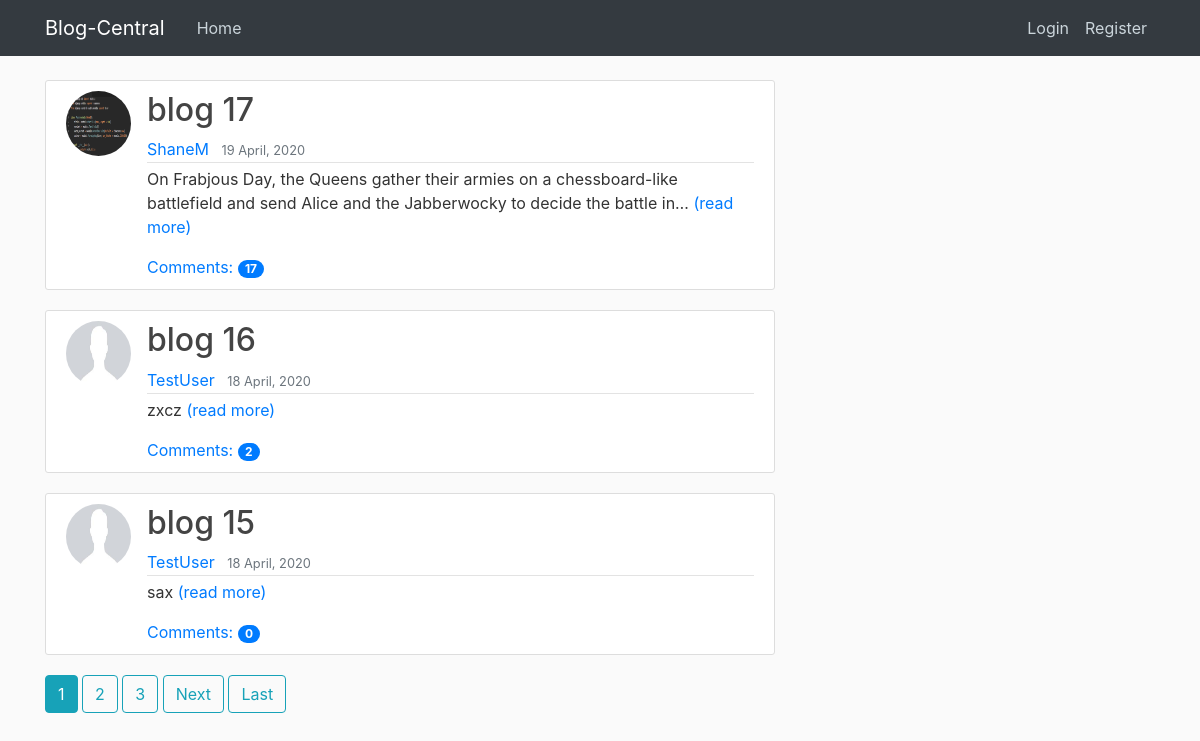
Before: / with the older database file.
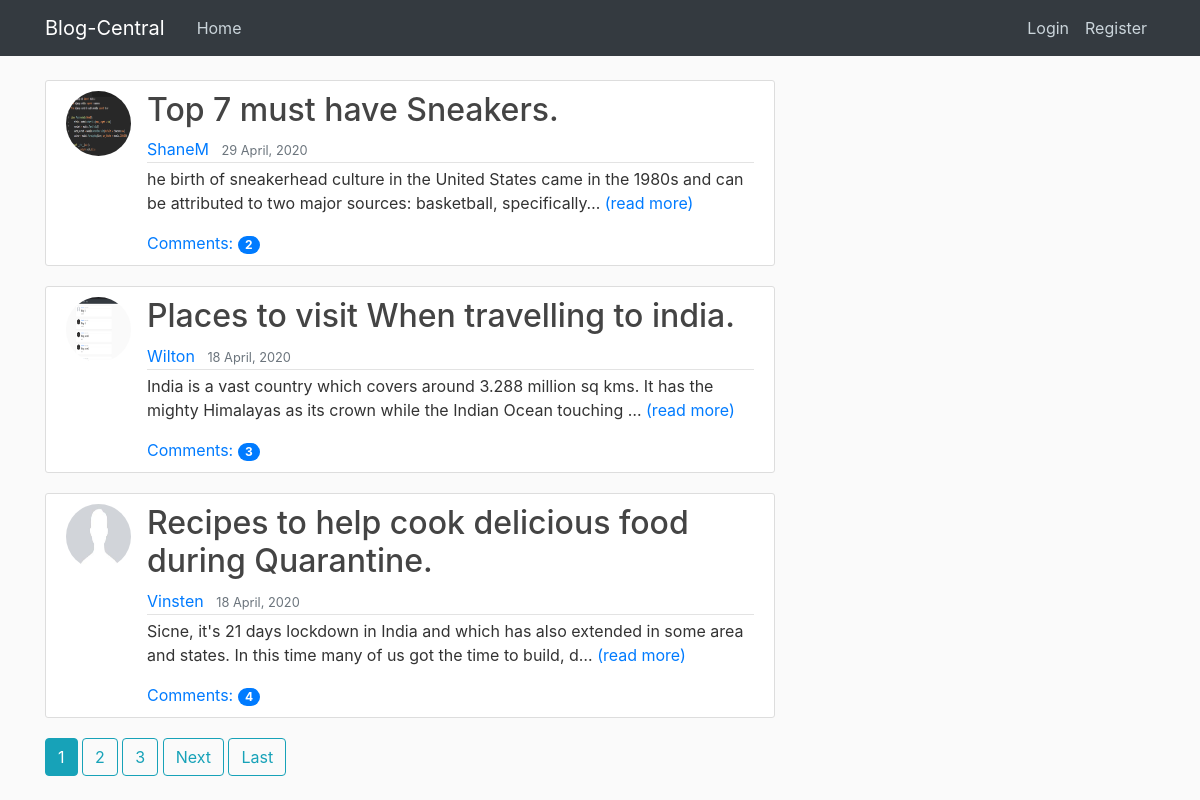
After: the same page with the newer database file.
### blog/models.py (models this page shows, shortened)
class Post(models.Model):
    title = models.CharField(max_length = 100)
    content = models.TextField()
    date_posted = models.DateTimeField(default = timezone.now)
    author = models.ForeignKey(User, on_delete = models.CASCADE)

### users/models.py (models this page shows, shortened)
class Profile(models.Model):
    user = models.OneToOneField(User, on_delete = models.CASCADE)
    image = models.ImageField(default = 'default.jpg', upload_to =  'profile_pics')

### blog/views.py (the view)
# urls.py: path('', PostListView.as_view(), name= 'blog-home' ),
class PostListView(ListView):
    model = Post
    template_name = 'blog/home.html'
    context_object_name = 'posts'
    ordering = ['-date_posted']
    paginate_by = 3

### blog/templates/blog/home.html (shortened to what this page needs)
{% extends 'blog/base.html'%}
{% block content %}
    {% for post in posts %}
        <article class="media content-section">
            <img class="rounded-circle article-img" src=" {{ post.author.profile.image.url }}" alt="">
            <div class="media-body">
                <h2><a class="article-title" href="{% url 'post-detail' post.id %}">{{ post.title }}</a></h2>
                <div class="article-metadata">
                    <a class="mr-2" href="{% url 'user-posts' post.author.username %}">{{ post.author }}</a>
                    <small class="text-muted">{{ post.date_posted |date:"d F, Y" }}</small>
                </div>
                <p class="article-content">{{ post.content | truncatechars:140}} <a href="{% url 'post-detail' post.id %}">(read more)</a></p>
                <a href="{% url 'post-detail' post.id %}">Comments: <span class="badge badge-primary badge-pill">{{ post.comments.count }}</span></a>
            </div>
        </article>
    {% endfor %}
    {% if is_paginated %}
        {% for num in page_obj.paginator.page_range %}
            {% if page_obj.number == num %}
                <a class ="btn btn-info mb-4" href="?page={{ num }}"> {{num}}</a>
            {% elif page_obj.number > num|add:"-3" and page_obj.number < num|add:"+3" %}
                <a class ="btn btn-outline-info mb-4" href="?page={{ num }}">{{ num }}</a>
            {% endif %}
        {% endfor %}
        {% if page_obj.has_next %}
            <a class ="btn btn-outline-info mb-4" href="?page={{ page_obj.next_page_number }}">Next</a>
            <a class ="btn btn-outline-info mb-4" href="?page={{ page_obj.paginator.num_pages }}">Last</a>
        {% endif %}
    {% endif %}
{% endblock content %}

### blog/templates/blog/base.html (shortened to what this page needs)
{% load static %}
<!DOCTYPE html>
<html lang="en">
<head>
    <link rel="stylesheet" href="https://stackpath.bootstrapcdn.com/bootstrap/4.4.1/css/bootstrap.min.css">
    <link rel="stylesheet" href="{% static 'blog/main.css' %}">
</head>
<body>
    <header class="site-header">
        <nav class="navbar navbar-expand-md navbar-dark bg-dark fixed-top">
            <div class="container">
                <a class="navbar-brand mr-4" href=" {% url 'blog-home' %} ">Blog-Central</a>
                <div class="collapse navbar-collapse" id="navbarToggle">
                    <div class="navbar-nav mr-auto">
                        <a class="nav-item nav-link" href="{% url 'blog-home' %}">Home</a>
                    </div>
                    <div class="navbar-nav">
                        {% if user.is_authenticated %}
                            <a class="nav-item nav-link" href="{% url 'logout' %}">Logout</a>
                        {% else %}
                            <a class="nav-item nav-link" href="{% url 'login' %}">Login</a>
                            <a class="nav-item nav-link" href="{% url 'register' %}">Register</a>
                        {% endif %}
                    </div>
                </div>
            </div>
        </nav>
    </header>
    <main role="main" class="container">
        <div class="row">
            <div class="col-md-8">
                {% block content %}
                {% endblock %}
            </div>
        <div class="col-md-4">
            </div>
        </div>
    </main>
</body>
</html>

### blog/static/blog/main.css (style rules this page uses)
body { background: #fafafa; color: #333333; margin-top: 5rem; }
h1, h2, h3, h4, h5, h6 { color: #444444; }
.site-header .navbar-nav .nav-link { color: #cbd5db; }
.content-section { background: #ffffff; padding: 10px 20px; border: 1px solid #dddddd; border-radius: 3px; margin-bottom: 20px; }
.article-title { color: #444444; }
.article-content { white-space: pre-line; }
.article-img { height: 65px; width: 65px; margin-right: 16px; }
.article-metadata { padding-bottom: 1px; margin-bottom: 4px; border-bottom: 1px solid #e3e3e3 }

Changed rows visible on the page:
removed Post: author.profile.image (picture), title "blog 17", author "ShaneM", date_posted "19 April, 2020", content "On Frabjous Day, the Queens gather their armies on a chessboard-like battlefield and send Alice and the Jabberwocky to decide the battle in…", comments.count "17"
added Post: author.profile.image (picture), title "Top 7 must have Sneakers.", author "ShaneM", date_posted "29 April, 2020", content "he birth of sneakerhead culture in the United States came in the 1980s and can be attributed to two major sources: basketball, specifically…", comments.count "2"
changed Post: author.profile.image: picture added in place of a placeholder; title "blog 16" → "Places to visit When travelling to india."; author "TestUser" → "Wilton"; content "zxcz" → "India is a vast country which covers around 3.288 million sq kms. It has the mighty Himalayas as its crown while the Indian Ocean touching …"; comments.count "2" → "3"
changed Post: title "blog 15" → "Recipes to help cook delicious food during Quarantine."; author "TestUser" → "Vinsten"; content "sax" → "Sicne, it's 21 days lockdown in India and which has also extended in some area and states. In this time many of us got the time to build, d…"; comments.count "0" → "4"
